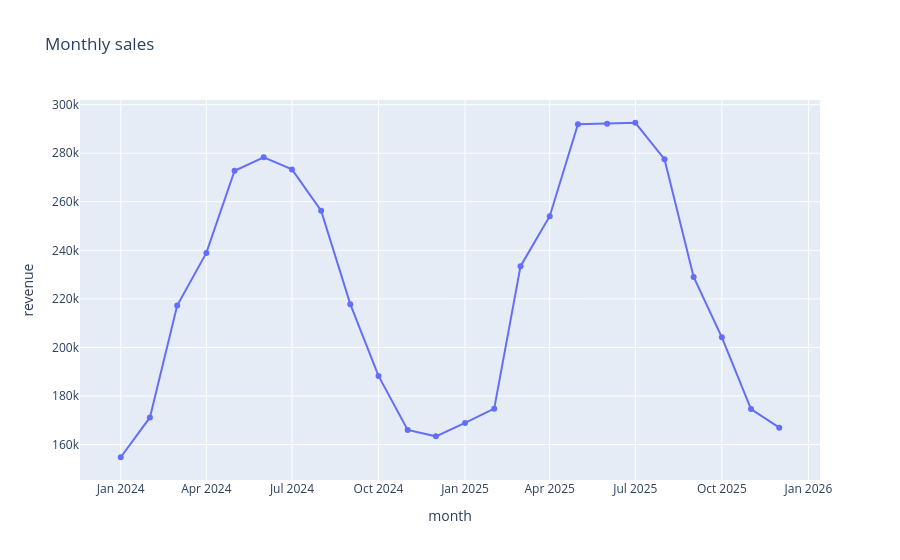

Notebook code for this chart:
### Markdown cell above
## 2. Headline KPIs and trend

### Code cell
print(kpis.headline(sales, inventory))
px.line(kpis.monthly_sales(sales), x='month', y='revenue', markers=True, title='Monthly sales')

### Figure 1 — Plotly figure (JSON) as saved in the notebook; plotly's stock layout.template omitted (floating-point values rounded to 4 significant figures)
{"data": [{"hovertemplate": "month=%{x}<br>revenue=%{y}<extra></extra>", "legendgroup": "", "line": {"color": "#636efa", "dash": "solid"}, "marker": {"symbol": "circle"}, "mode": "lines+markers", "name": "", "orientation": "v", "showlegend": false, "type": "scatter", "x": ["2024-01-01T00:00:00.000000", "2024-02-01T00:00:00.000000", "2024-03-01T00:00:00.000000", "2024-04-01T00:00:00.000000", "2024-05-01T00:00:00.000000", "2024-06-01T00:00:00.000000", "2024-07-01T00:00:00.000000", "2024-08-01T00:00:00.000000", "2024-09-01T00:00:00.000000", "2024-10-01T00:00:00.000000", "2024-11-01T00:00:00.000000", "2024-12-01T00:00:00.000000", "2025-01-01T00:00:00.000000", "2025-02-01T00:00:00.000000", "2025-03-01T00:00:00.000000", "2025-04-01T00:00:00.000000", "2025-05-01T00:00:00.000000", "2025-06-01T00:00:00.000000", "2025-07-01T00:00:00.000000", "2025-08-01T00:00:00.000000", "2025-09-01T00:00:00.000000", "2025-10-01T00:00:00.000000", "2025-11-01T00:00:00.000000", "2025-12-01T00:00:00.000000"], "xaxis": "x", "y": [154700.0, 171100.0, 217200.0, 238900.0, 272800.0, 278300.0, 273300.0, 256400.0, 217800.0, 188300.0, 166000.0, 163400.0, 168900.0, 174800.0, 233500.0, 254100.0, 292000.0, 292200.0, 292600.0, 277600.0, 229000.0, 204200.0, 174600.0, 166900.0], "yaxis": "y"}], "layout": {"legend": {"tracegroupgap": 0}, "title": {"text": "Monthly sales"}, "xaxis": {"anchor": "y", "domain": [0.0, 1.0], "title": {"text": "month"}}, "yaxis": {"anchor": "x", "domain": [0.0, 1.0], "title": {"text": "revenue"}}}}
